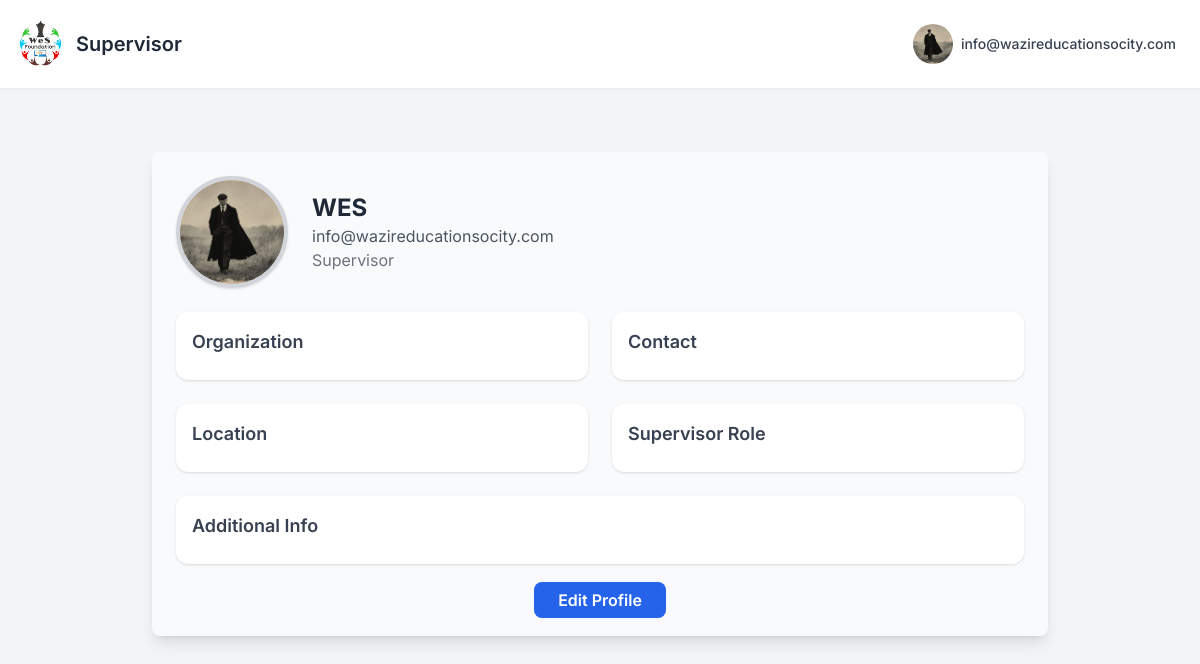
Before: /supervisor_profile (signed in) with the older database file.
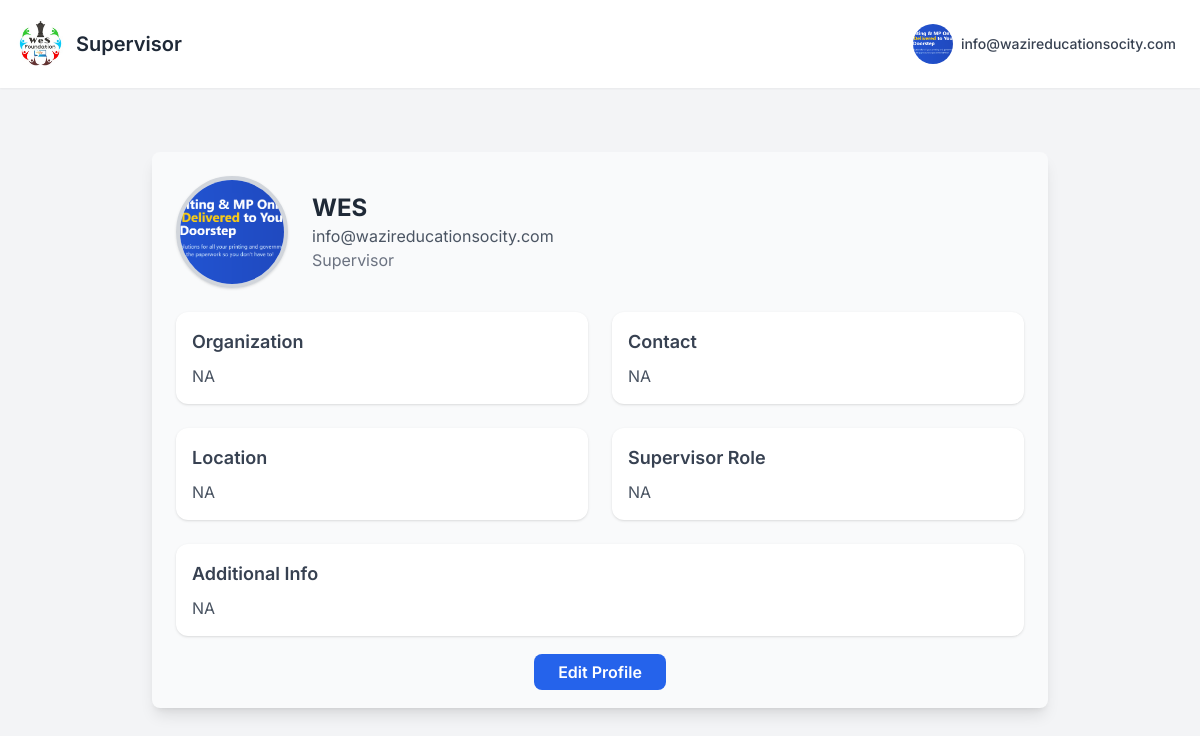
After: the same page with the newer database file.
### app.py (models this page shows)
class SupervisorProfile(db.Model):
    __tablename__ = "supervisor_profile"
    id = db.Column(db.Integer, primary_key=True)
    user_id = db.Column(db.Integer, db.ForeignKey("signup_details.id"), nullable=False, unique=True)
    organisation = db.Column(db.String(150))
    whatsapp = db.Column(db.String(20))
    location = db.Column(db.String(100))
    role = db.Column(db.String(100))
    additional_info = db.Column(db.Text)
    profile_picture = db.Column(db.String(100))
    user = db.relationship("User", backref="supervisor_profile", uselist=False)

### app.py (the view)
@app.route("/supervisor_profile")
def supervisorprofile():
    if "email" not in session or session.get("user_type") != "0":
        return redirect(url_for("signin"))
    user = User.query.filter_by(email=session["email"]).first()
    if not user:
        return redirect(url_for("signin"))
    profile = SupervisorProfile.query.filter_by(user_id=user.id).first()
    return render_template(
        "supervisor/supervisorprofile.html",
        show_sidebar=False,
        full_name=user.name,
        email=user.email,
        organisation_or_college=profile.organisation if profile else "",
        whatsapp_number=profile.whatsapp if profile else "",
        location=profile.location if profile else "",
        role=profile.role if profile else "",
        additional_info=profile.additional_info if profile else "",
        profile_picture=profile.profile_picture if profile else None
    )

### app.py (called while the page is built)
@app.context_processor
def inject_profile_complete():
    profile_complete = True  # Default to True (no popup)
    if "email" in session and session.get("user_type") in ["1", "2"]:
        user = User.query.filter_by(email=session["email"]).first()
        if user:
            profile_complete = check_profile_complete(user.id, session.get("user_type"))
    return dict(profile_complete=profile_complete)

### templates/supervisor/supervisorprofile.html (shortened to what this page needs)
{% extends "base2.html" %}
{% block user %}Supervisor{% endblock %}
{% block content %}
<div class="max-w-4xl mx-auto mt-8 p-6 bg-gray-50 rounded-lg shadow-lg">
  <div class="flex flex-col items-center md:flex-row md:items-center md:justify-start space-y-4 md:space-y-0 md:space-x-6">
    <img src="{{ url_for('static', filename='uploads/' + (profile_picture or 'default.png')) }}"
     alt="Profile Picture"
     class="w-28 h-28 rounded-full object-cover border-4 border-gray-300 shadow">
    <div>
      <h1 class="text-2xl font-bold text-gray-800">{{ full_name }}</h1>
      <p class="text-gray-600">{{ email }}</p>
      <p class="text-gray-500">Supervisor</p>
    </div>
  </div>
  <div class="mt-6 grid grid-cols-1 md:grid-cols-2 gap-6">
    <div class="bg-white rounded-xl shadow p-4">
      <h2 class="text-lg font-semibold text-gray-700 mb-2">Organization</h2>
      <p class="text-gray-600">{{ organisation_or_college if organisation_or_college   }}</p>
    </div>
    <div class="bg-white rounded-xl shadow p-4">
      <h2 class="text-lg font-semibold text-gray-700 mb-2">Contact</h2>
      <p class="text-gray-600">{{ whatsapp_number if whatsapp_number   }}</p>
    </div>
    <div class="bg-white rounded-xl shadow p-4">
      <h2 class="text-lg font-semibold text-gray-700 mb-2">Location</h2>
      <p class="text-gray-600">{{ location if location   }}</p>
    </div>
    <div class="bg-white rounded-xl shadow p-4">
      <h2 class="text-lg font-semibold text-gray-700 mb-2">Supervisor Role</h2>
      <p class="text-gray-600">{{ role if role  }}</p>
    </div>
  </div>
  <div class="mt-6 bg-white rounded-xl shadow p-4">
    <h2 class="text-lg font-semibold text-gray-700 mb-2">Additional Info</h2>
    <p class="text-gray-600">{{ additional_info if additional_info  }}</p>
  </div>
  <div class="mt-6 text-center">
   <a href="{{ url_for('editsupervisorprofile') }}"
   class="px-6 py-2 rounded-lg bg-blue-600 text-white font-semibold hover:bg-blue-700 transition">
   Edit Profile
</a>
  </div>
</div>
{% endblock %}

### templates/base2.html (shortened to what this page needs)
<!DOCTYPE html>
<html lang="en">
<head>
    <script src="https://cdn.tailwindcss.com"></script>
    <link href='https://cdn.jsdelivr.net/npm/fullcalendar@5.11.3/main.min.css' rel='stylesheet' />
</head>
<body class="flex flex-col h-screen overflow-hidden">
    <nav class="bg-white shadow-sm p-4 flex justify-between items-center z-10">
        <div class="flex items-center space-x-2">
            <a href="
            {% if session.get('user_type') == '0' %}
                {{ url_for('supervisordashboard') }}
            {% elif session.get('user_type') == '1' %}
                {{ url_for('mentordashboard') }}
            {% elif session.get('user_type') == '2' %}
                {{ url_for('menteedashboard') }}
            {% elif session.get('user_type') == '3' %}
                {{ url_for('institutiondashboard') }}
            {% else %}
                {{ url_for('home') }}
            {% endif %}
            " class="flex items-center">
                <img src="{{ url_for('static', filename='img/logo.jpg') }}" alt="LOGO" class="h-12 w-12 rounded-full mr-3">
                <span class="text-xl font-semibold text-gray-800">{% block user %}{% endblock %}</span>
            </a>
        </div>
        <div class="relative">
            <button id="profile-dropdown-btn" class="group flex items-center space-x-2 p-2 rounded-full hover:bg-gray-600 hover:text-white transition-colors duration-200 focus:outline-none focus:ring focus:ring-blue-300">
                <div class="top-right-profile">
                    {% if current_user_profile_pic and current_user_profile_pic != 'default.png' %}
                        <img src="{{ url_for('static', filename='uploads/' + current_user_profile_pic) }}"
                             alt="Profile Picture" class="w-10 h-10 rounded-full object-cover">
                    {% else %}
                        <img src="{{ url_for('static', filename='uploads/default.png') }}"
                             alt="Profile Picture" class="w-10 h-10 rounded-full object-cover">
                    {% endif %}
                </div>
                <span class="text-sm font-medium text-gray-700 group-hover:text-white hidden sm:block">{{ session.get('email') }}</span>
            </button>
        </div>
    </nav>
    <div class="flex flex-1 overflow-hidden">
        <main class="flex-1 p-8 overflow-y-auto pb-40">
            {% block content %}{% endblock %}
        </main>
    </div>
</body>
</html>

Changed rows visible on the page:
changed SupervisorProfile: profile_picture: a different picture; organisation (not shown) → "NA"; whatsapp (not shown) → "NA"; location (not shown) → "NA"; role (not shown) → "NA"; additional_info (not shown) → "NA"
